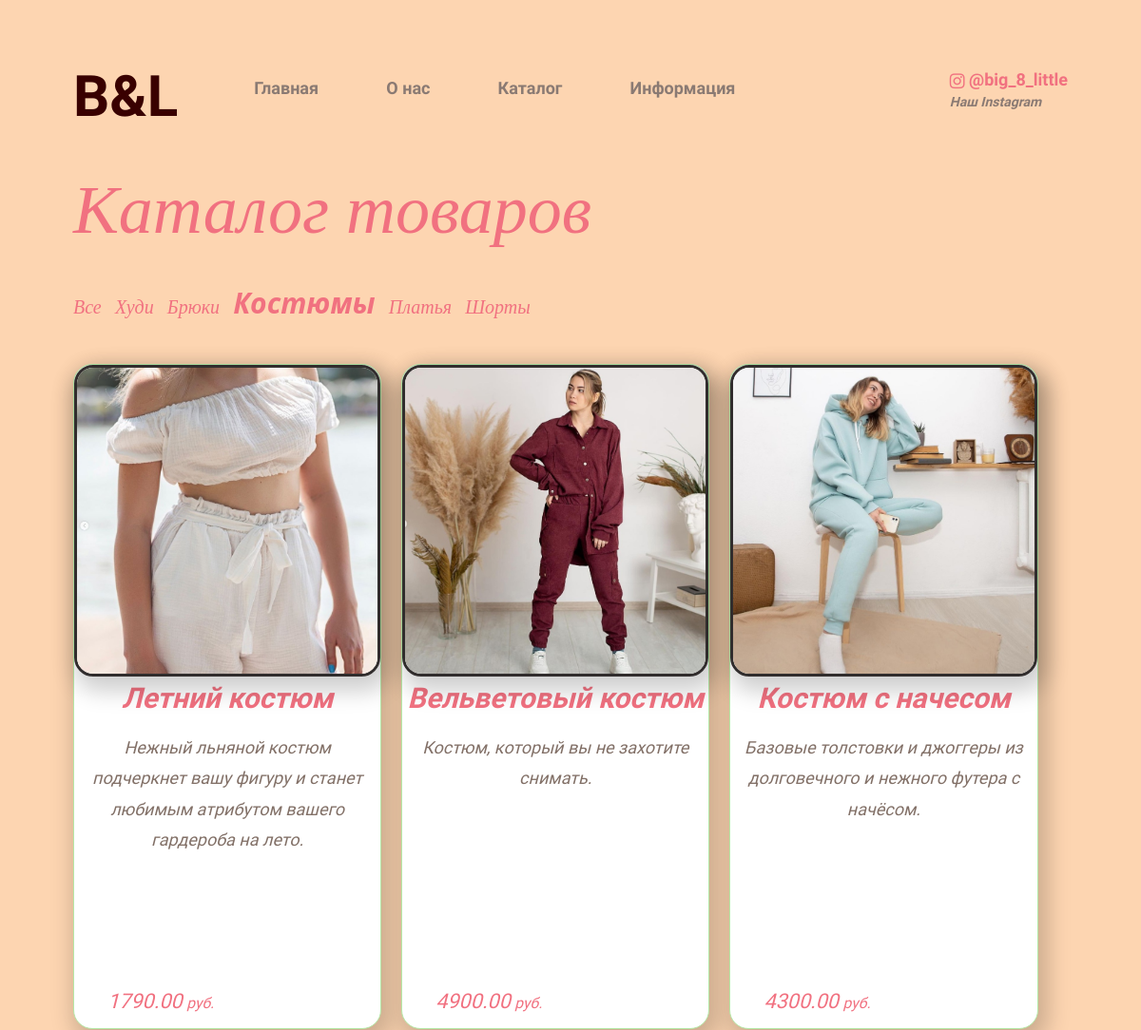
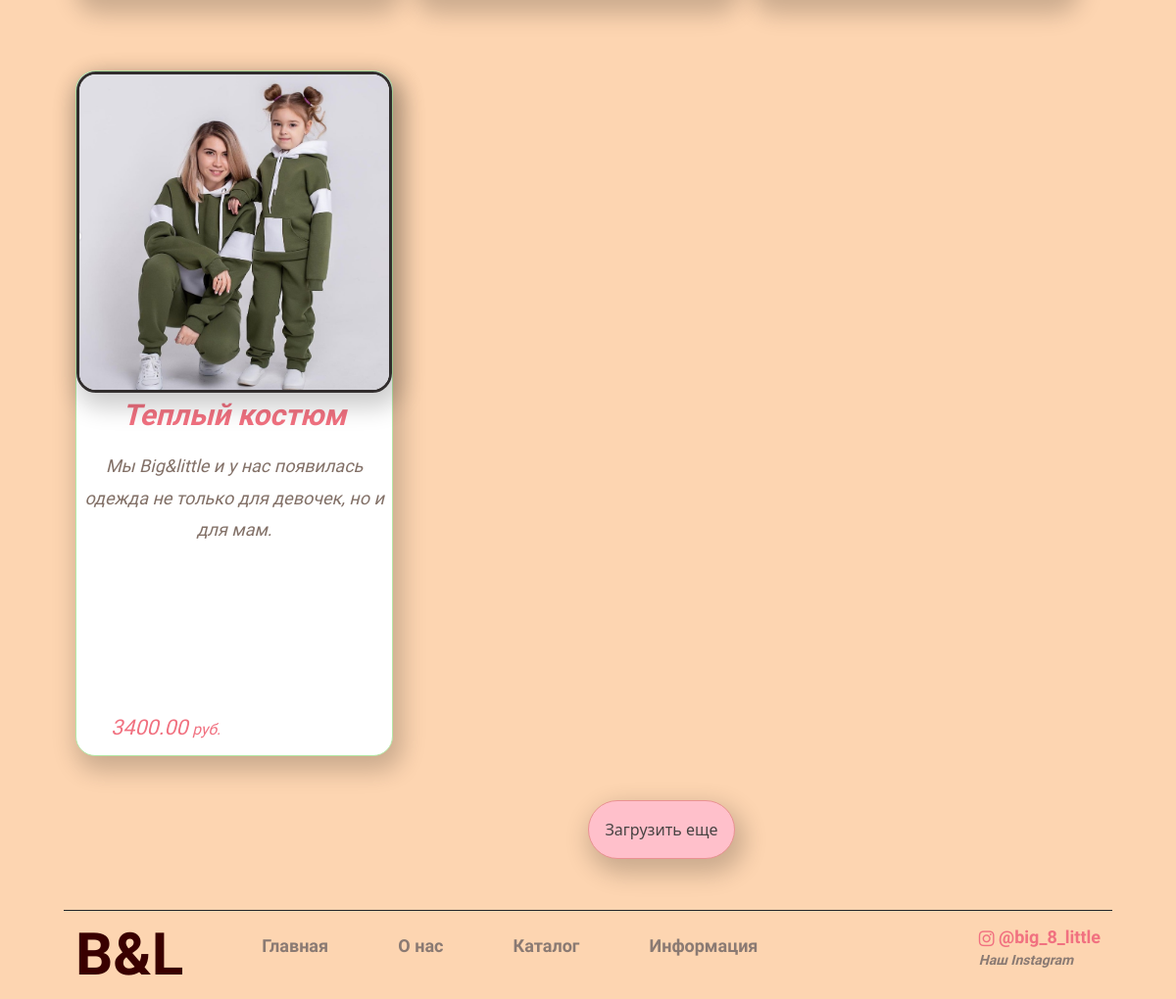
/products/costumes/, run on the app's committed database (2 pictures, top to bottom).
### mainapp/models.py (models this page shows, shortened)
class Category(models.Model):
    name = models.CharField(max_length=255, verbose_name='Наименование категории')
    slug = models.SlugField(unique=True)
    def get_absolute_url(self):
        return reverse('category_detail', kwargs={'category_slug': self.slug})
    class Meta:
        verbose_name = 'Категория'
        verbose_name_plural = 'Категории'

class ImageGallery(models.Model):
    content_type = models.ForeignKey(ContentType, on_delete=models.CASCADE, null=True)
    object_id = models.PositiveIntegerField()
    content_object = GenericForeignKey('content_type', 'object_id')
    image = models.ImageField(upload_to=upload_function, null=True, blank=True)
    is_main = models.BooleanField(default=False)
    class Meta:
        verbose_name = 'Галерея изображений'
        verbose_name_plural = verbose_name

class Product(models.Model):  # каркас продукта
    category = models.ForeignKey(Category, verbose_name='Категория', on_delete=models.CASCADE)
    title = models.CharField(max_length=255, verbose_name='Наименование')
    slug = models.SlugField(unique=True)
    description = models.TextField(verbose_name='Описание', null=True)
    price = models.DecimalField(max_digits=9, decimal_places=2, verbose_name='Цена')
    def get_absolute_url(self):
        return reverse('product_detail', kwargs={'category_slug': self.category.slug, 'product_slug': self.slug})
    class Meta:
        verbose_name = 'Товар'
        verbose_name_plural = 'Товары'

### mainapp/views.py (the view)
# urls.py: path('products/<str:category_slug>/', CategoryDetail, name='category_detail'),
def CategoryDetail(request, category_slug):
    categories = Category.objects.all()
    category = get_object_or_404(Category, slug=category_slug)
    products = Product.objects.filter(category__slug=category_slug)
    images = ImageGallery.objects.all()
    return render(request, 'category_detail.html', locals())

### mainapp/templates/category_detail.html
{% extends 'catalog.html' %}

### mainapp/templates/catalog.html (shortened to what this page needs)
{% extends 'base.html' %}
{% load static %}
{% block link-css %}
<link rel="stylesheet" href="{% static 'shop/css/base.css' %}">
<link rel="stylesheet" href="{% static 'shop/css/catalog.css' %}">
{% endblock %}
{% block main-content %}
<main class="container">
    <h1 class="name-wrapper">
        Каталог товаров
    </h1>
    <div class="list">
        <div class="categories">
            <ul>
                <li class="category-list"><a href="{%url 'product_list'%}" class="category-name ">Все</a></li>
                {% for category in categories %}
                <li class="category-list"><a href="{{category.get_absolute_url}}" class="category-name">{{category.name}}</a>
                </li>
                {%endfor%}
            </ul>
        </div>
        <div class="content">
            <ul class="product-list">
                {% for product in products %}
                <li class="products">
                    {% for img in images %}
                    {% if img.object_id == product.id and img.is_main %}
                    <div class="product-photo"><img src="{{img.image.url}}" alt="priv" class="prd-img"></div>
                    {% endif %}
                    {% endfor %}
                    <div class="text-product">
                        <p class="prd-name"><a href="{{product.get_absolute_url}}" class="product-name">{{product.title}}</a>
                        </p>
                        <p class="product-description">{{product.description }}</p>
                        <p class="product-price"><big>{{product.price}}</big> <small>руб.</small></p>
                    </div>
                </li>
                {% endfor%}
            </ul>
            <div class="loading">
                <button class="load-more-class" id="load-more"><a href="">Загрузить еще</a></button>
            </div>
        </div>
    </div>
</main>
{% endblock %}

### static_dev/shop/css/base.css (style rules this page uses)
.container { width: 1170px; margin: 0 auto; z-index: 0; }
.content { display: flex; }
.content p { color: #827067; font-family: 'Exo 2', sans-serif; font-style: italic; font-weight: 200; font-size: 20px; line-height: 1.8em; text-indent: 1.4em; text-align: justify; }
@media screen and (max-width: 1400px) { .content p { font-size: 19px; } }
@media screen and (max-width: 1200px) { .container { width: 1070px; } }
@media screen and (max-width: 1200px) { .content p { font-size: 18px; } }

### static_dev/shop/css/catalog.css (style rules this page uses)
body { background: #fdd5b1; }
.name-wrapper { font-family: "Times New Roman"; color: #f17180; font-style: italic; font-size: 72px; text-align: left; margin: 3% 0 3% 0; }
.categories { display: flex; width: 100%; margin: 2% 0 2% 0; }
.categories ul { margin: 0; padding: 0; }
.categories li { display: inline-block; margin-right: 10px; transition: .4s ease-out; }
.category-name { font-family: "Times New Roman"; display: block; font-style: italic; color: #f17180; font-size: 20px; text-decoration: none; transition-duration: 0.3s; }
.active-category { color: #f17180; font-weight: bold; font-size: 30px; font-style: italic; text-decoration: none; }
.content { display: flex; position: relative; }
.product-list { display: flex; width: 100%; flex-wrap: wrap; padding: 0; margin-bottom: 10%; }
.products { position: relative; display: block; width: 31%; border: 1px solid #b5e9a7; border-radius: 20px; background: #fff; margin: 2% 2% 5% 0; height: 700px; box-shadow: 5px 10px 25px 5px rgb(0 0 0 / 20%); }
.product-photo { position: relative; padding-bottom: 100%; overflow: hidden; box-shadow: 5px 10px 25px 5px rgb(0 0 0 / 20%); border: 3px solid #312d2d; border-radius: 20px; margin: 0; transition: transform .4s ease-out; }
.prd-img { position: absolute; top: 0; bottom: 0; left: 0; right: 0; max-width: 105%; max-height: 105%; margin: auto; border-radius: 15px; }
.text-product { margin-top: 2%; }
.prd-name { text-indent: 0 !important; text-align: center !important; }
.product-name { font-size: 30px; text-decoration: none; color: #f17180; font-style: italic; font-weight: bold; margin: 0; transition-duration: 0.3s; }
.product-description { text-indent: 0 !important; text-align: center !important; font-size: 12px; font-style: italic; color: #7a6a6a; margin: 5px; }
.product-price { margin: 10px 0 10px 10px; position: absolute; left: 0; right: 0; bottom: 0; text-align: center; color: #f17180 !important; font-size: 20px; }
.loading { position: absolute; bottom: 0; margin: 5% 50%; }
.load-more-class { display: block; background-color: pink; width: 150px; height: 60px; box-shadow: 5px 10px 25px 5px rgb(0 0 0 / 20%); border: 1px solid #ea9292; border-radius: 30px; }
.load-more-class a { text-decoration: none; color: #484343; transition: .4s ease-out; }

### data on the page
Category: name "Худи"
Category: name "Брюки"
Category: name "Костюмы"
Category: name "Платья"
Category: name "Шорты"
Product: title "Летний костюм", description "Нежный льняной костюм подчеркнет вашу фигуру и станет любимым атрибутом вашего гардероба на лето.", price "1790.00"
ImageGallery: image (picture)
Product: title "Вельветовый костюм", description "Костюм, который вы не захотите снимать.", price "4900.00"
ImageGallery: image (picture)
Product: title "Костюм с начесом", description "Базовые толстовки и джоггеры из долговечного и нежного футера с начёсом.", price "4300.00"
ImageGallery: image (picture)
Product: title "Теплый костюм", description "Мы Big&little и у нас появилась одежда не только для девочек, но и для мам.", price "3400.00"
ImageGallery: image (picture)
